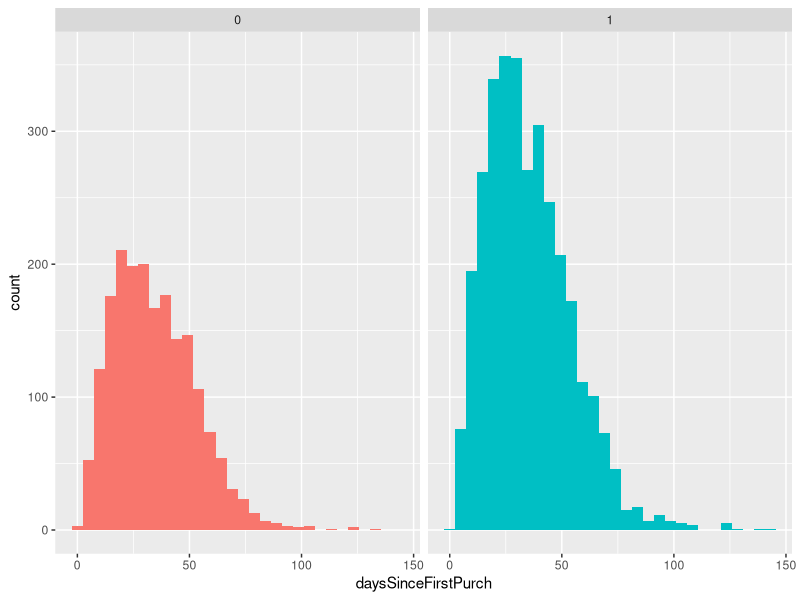
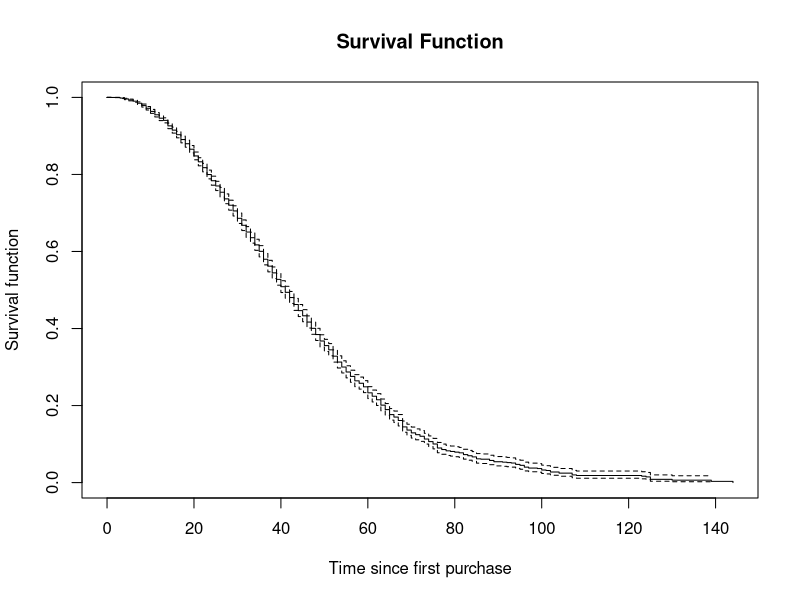
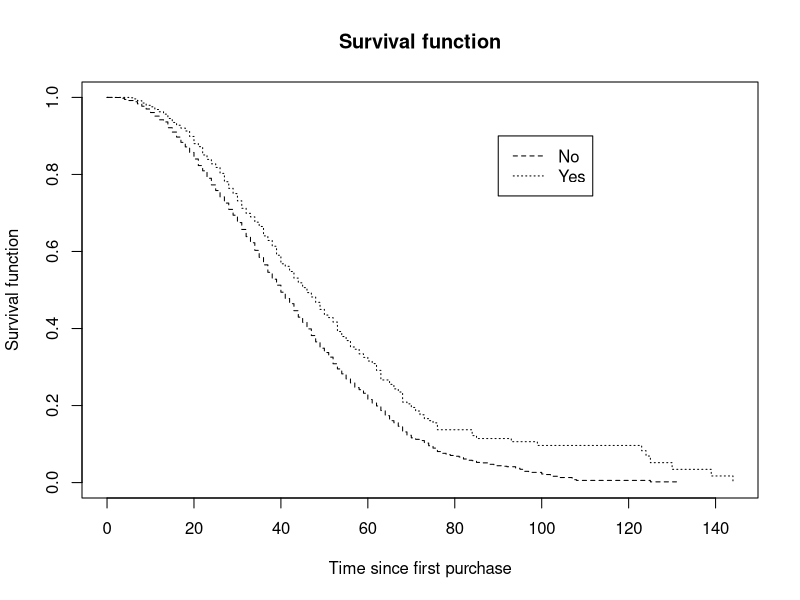

Write R code to recreate these figures, in order.
## ---- chunk 1
survival_data <- read.csv("customer_transaction_data.csv")
str(survival_data)
## ---- chunk 2
library(ggplot2)

ggplot(survival_data) +
  geom_histogram(aes(x = daysSinceFirstPurch, fill = factor(boughtAgain))) +
  facet_grid( ~ boughtAgain) +
  theme(legend.position = "none")
## ---- chunk 3
library(survival)

# Create survival object
survObj <- Surv(survival_data$daysSinceFirstPurch, survival_data$boughtAgain)

str(survObj)
## ---- chunk 4
fitKMSimple <- survfit(survObj ~ 1)
print(fitKMSimple)
## ---- chunk 5
plot(fitKMSimple, conf.init = FALSE,
     xlab = "Time since first purchase", ylab = "Survival function", main = "Survival Function")
## ---- chunk 6
fitKMCov <- survfit(survObj ~ voucher, data = survival_data)

plot(fitKMCov, lty = 2:3,
xlab = "Time since first purchase", ylab = "Survival function", main = "Survival function")
legend(90, .9, c("No", "Yes"), lty = 2:3)
